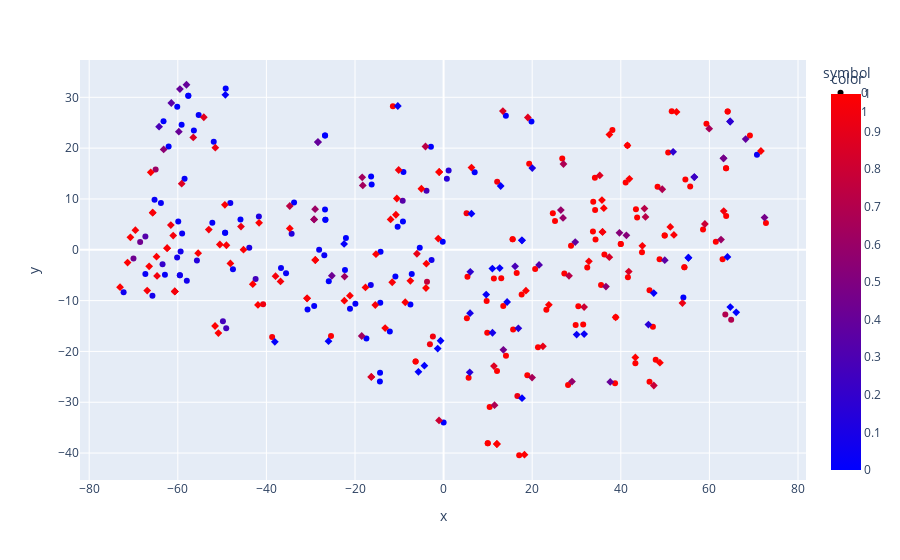

Write notebook code for a chart like this one.
### Code cell
scatter(
    x = new_data[:, 0],
    y = new_data[:, 1],
    # z = new_data[:, 2],
    size_max = 10,
    color = labels.detach().squeeze().cpu().numpy(),
    color_continuous_scale = 'bluered',
    symbol = types.squeeze()
)

### Figure 1 — Plotly figure (JSON) as saved in the notebook; plotly's stock layout.template omitted (floating-point values rounded to 4 significant figures; data arrays with more than 128 entries replaced by an {"elided": "..."} marker saying what was removed)
{"data": [{"hovertemplate": "symbol=0<br>x=%{x}<br>y=%{y}<br>color=%{marker.color}<extra></extra>", "legendgroup": "0", "marker": {"color": {"elided": "180 float values"}, "coloraxis": "coloraxis", "symbol": "circle"}, "mode": "markers", "name": "0", "orientation": "v", "showlegend": true, "type": "scatter", "x": {"elided": "180 float values"}, "xaxis": "x", "y": {"elided": "180 float values"}, "yaxis": "y"}, {"hovertemplate": "symbol=1<br>x=%{x}<br>y=%{y}<br>color=%{marker.color}<extra></extra>", "legendgroup": "1", "marker": {"color": {"elided": "180 float values"}, "coloraxis": "coloraxis", "symbol": "diamond"}, "mode": "markers", "name": "1", "orientation": "v", "showlegend": true, "type": "scatter", "x": {"elided": "180 float values"}, "xaxis": "x", "y": {"elided": "180 float values"}, "yaxis": "y"}], "layout": {"autosize": true, "coloraxis": {"colorbar": {"title": {"text": "color"}}, "colorscale": [[0, "rgb(0,0,255)"], [1, "rgb(255,0,0)"]]}, "legend": {"title": {"text": "symbol"}, "tracegroupgap": 0}, "margin": {"t": 60}, "xaxis": {"anchor": "y", "autorange": true, "domain": [0, 1], "range": [-81.7, 81.43], "title": {"text": "x"}, "type": "linear"}, "yaxis": {"anchor": "x", "autorange": true, "domain": [0, 1], "range": [-46.07, 38.11], "title": {"text": "y"}, "type": "linear"}}}
